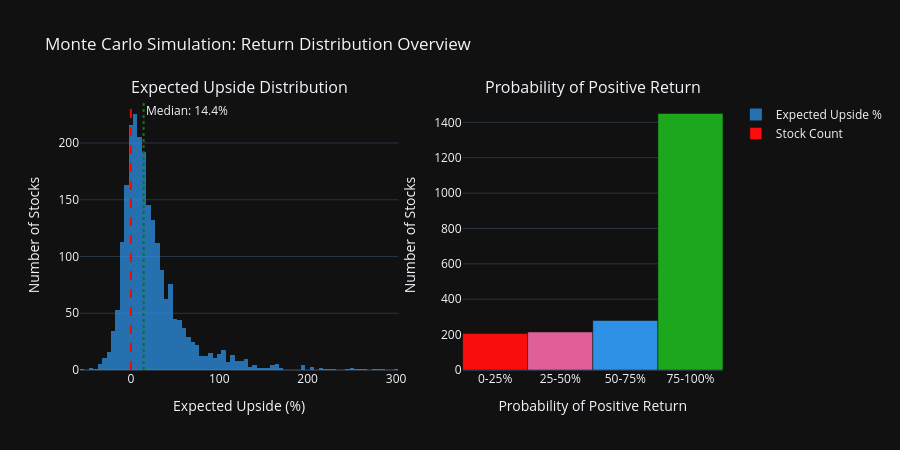

The code cell stored with this chart in its notebook:
### Markdown cell above
### 4.1 Expected Upside Distribution

### Code cell
fig = make_subplots(
    rows=1, cols=2,
    subplot_titles=("Expected Upside Distribution", "Probability of Positive Return"),
    column_widths=[0.55, 0.45],
)

# Clip extreme outliers for better visualization
upside_clipped = mc["expected_upside_pct"].clip(-100, 300)

fig.add_trace(
    go.Histogram(
        x=upside_clipped,
        nbinsx=80,
        marker_color=COLORS[0],
        opacity=0.75,
        name="Expected Upside %",
    ),
    row=1, col=1,
)
fig.add_vline(x=0, line_dash="dash", line_color="red", row=1, col=1)
fig.add_vline(
    x=mc["expected_upside_pct"].median(),
    line_dash="dot", line_color="green",
    annotation_text=f"Median: {mc['expected_upside_pct'].median():.1f}%",
    row=1, col=1,
)

# Probability of positive return - pie chart
prob_bins = pd.cut(mc["prob_positive_upside"], bins=[0, 25, 50, 75, 100],
                   labels=["0-25%", "25-50%", "50-75%", "75-100%"])
prob_counts = prob_bins.value_counts().sort_index()
fig.add_trace(
    go.Bar(
        x=prob_counts.index.astype(str),
        y=prob_counts.values,
        marker_color=[COLORS[3], COLORS[1], COLORS[0], COLORS[2]],
        name="Stock Count",
    ),
    row=1, col=2,
)

fig.update_layout(
    title="Monte Carlo Simulation: Return Distribution Overview",
    template=PLOTLY_TEMPLATE,
    height=450,
    showlegend=True,
)
fig.update_xaxes(title_text="Expected Upside (%)", row=1, col=1)
fig.update_xaxes(title_text="Probability of Positive Return", row=1, col=2)
fig.update_yaxes(title_text="Number of Stocks", row=1, col=1)
fig.update_yaxes(title_text="Number of Stocks", row=1, col=2)
fig.show()

### Figure 1 — Plotly figure (JSON) as saved in the notebook; plotly's stock layout.template omitted (floating-point values rounded to 4 significant figures; data arrays with more than 128 entries replaced by an {"elided": "..."} marker saying what was removed)
{"data": [{"marker": {"color": "#2E91E5"}, "name": "Expected Upside %", "nbinsx": 80, "opacity": 0.75, "x": {"elided": "2230 float values"}, "type": "histogram", "xaxis": "x", "yaxis": "y"}, {"marker": {"color": ["#FB0D0D", "#E15F99", "#2E91E5", "#1CA71C"]}, "name": "Stock Count", "x": ["0-25%", "25-50%", "50-75%", "75-100%"], "y": [206, 215, 280, 1450], "type": "bar", "xaxis": "x2", "yaxis": "y2"}], "layout": {"xaxis": {"anchor": "y", "domain": [0.0, 0.495], "title": {"text": "Expected Upside (%)"}}, "yaxis": {"anchor": "x", "domain": [0.0, 1.0], "title": {"text": "Number of Stocks"}}, "xaxis2": {"anchor": "y2", "domain": [0.595, 1.0], "title": {"text": "Probability of Positive Return"}}, "yaxis2": {"anchor": "x2", "domain": [0.0, 1.0], "title": {"text": "Number of Stocks"}}, "annotations": [{"font": {"size": 16}, "showarrow": false, "text": "Expected Upside Distribution", "x": 0.2475, "xanchor": "center", "xref": "paper", "y": 1.0, "yanchor": "bottom", "yref": "paper"}, {"font": {"size": 16}, "showarrow": false, "text": "Probability of Positive Return", "x": 0.7975, "xanchor": "center", "xref": "paper", "y": 1.0, "yanchor": "bottom", "yref": "paper"}, {"showarrow": false, "text": "Median: 14.4%", "x": 14.45, "xanchor": "left", "xref": "x", "y": 1, "yanchor": "top", "yref": "y domain"}], "shapes": [{"line": {"color": "red", "dash": "dash"}, "type": "line", "x0": 0, "x1": 0, "xref": "x", "y0": 0, "y1": 1, "yref": "y domain"}, {"line": {"color": "green", "dash": "dot"}, "type": "line", "x0": 14.45, "x1": 14.45, "xref": "x", "y0": 0, "y1": 1, "yref": "y domain"}], "title": {"text": "Monte Carlo Simulation: Return Distribution Overview"}, "height": 450, "showlegend": true}}
